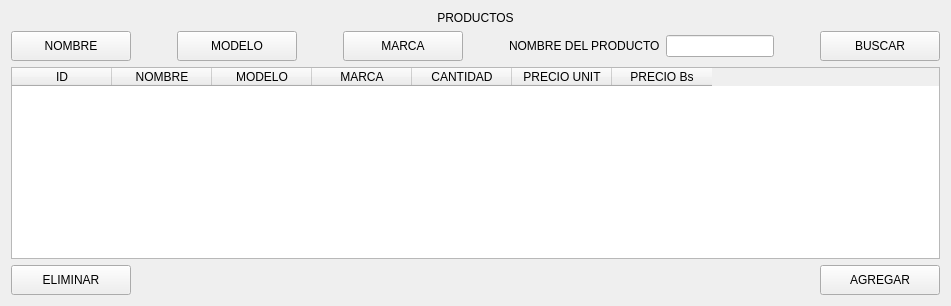
               <widget class="QWidget" name="page_productos">
                <layout class="QVBoxLayout" name="verticalLayout">
                 <item>
                  <widget class="QLabel" name="label">
                   <property name="text">
                    <string>PRODUCTOS</string>
                   </property>
                   <property name="alignment">
                    <set>Qt::AlignCenter</set>
                   </property>
                  </widget>
                 </item>
                 <item>
                  <layout class="QHBoxLayout" name="horizontalLayout_13">
                   <item>
                    <widget class="QPushButton" name="act_name">
                     <property name="minimumSize">
                      <size>
                       <width>120</width>
                       <height>30</height>
                      </size>
                     </property>
                     <property name="text">
                      <string>NOMBRE</string>
                     </property>
                    </widget>
                   </item>
                   <item>
                    <spacer name="horizontalSpacer_4">
                     <property name="orientation">
                      <enum>Qt::Horizontal</enum>
                     </property>
                     <property name="sizeHint" stdset="0">
                      <size>
                       <width>40</width>
                       <height>20</height>
                      </size>
                     </property>
                    </spacer>
                   </item>
                   <item>
                    <widget class="QPushButton" name="act_modelo">
                     <property name="minimumSize">
                      <size>
                       <width>120</width>
                       <height>30</height>
                      </size>
                     </property>
                     <property name="text">
                      <string>MODELO</string>
                     </property>
                    </widget>
                   </item>
                   <item>
                    <spacer name="horizontalSpacer_24">
                     <property name="orientation">
                      <enum>Qt::Horizontal</enum>
                     </property>
                     <property name="sizeHint" stdset="0">
                      <size>
                       <width>40</width>
                       <height>20</height>
                      </size>
                     </property>
                    </spacer>
                   </item>
                   <item>
                    <widget class="QPushButton" name="act_marca">
                     <property name="minimumSize">
                      <size>
                       <width>120</width>
                       <height>30</height>
                      </size>
                     </property>
                     <property name="text">
                      <string>MARCA</string>
                     </property>
                    </widget>
                   </item>
                   <item>
                    <spacer name="horizontalSpacer_31">
                     <property name="orientation">
                      <enum>Qt::Horizontal</enum>
                     </property>
                     <property name="sizeHint" stdset="0">
                      <size>
                       <width>40</width>
                       <height>20</height>
                      </size>
                     </property>
                    </spacer>
                   </item>
                   <item>
                    <widget class="QLabel" name="label_19">
                     <property name="text">
                      <string>NOMBRE DEL PRODUCTO</string>
                     </property>
                    </widget>
                   </item>
                   <item>
                    <widget class="QLineEdit" name="buscar_prod_line">
                     <property name="minimumSize">
                      <size>
                       <width>100</width>
                       <height>0</height>
                      </size>
                     </property>
                     <property name="maximumSize">
                      <size>
                       <width>200</width>
                       <height>16777215</height>
                      </size>
                     </property>
                    </widget>
                   </item>
                   <item>
                    <spacer name="horizontalSpacer_3">
                     <property name="orientation">
                      <enum>Qt::Horizontal</enum>
                     </property>
                     <property name="sizeHint" stdset="0">
                      <size>
                       <width>40</width>
                       <height>20</height>
                      </size>
                     </property>
                    </spacer>
                   </item>
                   <item>
                    <widget class="QPushButton" name="buscar_btn">
                     <property name="minimumSize">
                      <size>
                       <width>120</width>
                       <height>30</height>
                      </size>
                     </property>
                     <property name="styleSheet">
                      <string notr="true">QPushButton:hover{
	background-color: rgb(85, 255, 255);
color: rgb(0, 0, 0);
font: 77 10pt &quot;Arial Black&quot;;
}
</string>
                     </property>
                     <property name="text">
                      <string>BUSCAR</string>
                     </property>
                    </widget>
                   </item>
                  </layout>
                 </item>
                 <item>
                  <widget class="QTableWidget" name="table_prod">
                   <column>
                    <property name="text">
                     <string>ID</string>
                    </property>
                   </column>
                   <column>
                    <property name="text">
                     <string>NOMBRE</string>
                    </property>
                   </column>
                   <column>
                    <property name="text">
                     <string>MODELO</string>
                    </property>
                   </column>
                   <column>
                    <property name="text">
                     <string>MARCA</string>
                    </property>
                   </column>
                   <column>
                    <property name="text">
                     <string>CANTIDAD</string>
                    </property>
                   </column>
                   <column>
                    <property name="text">
                     <string>PRECIO UNIT</string>
                    </property>
                   </column>
                   <column>
                    <property name="text">
                     <string>PRECIO Bs</string>
                    </property>
                   </column>
                  </widget>
                 </item>
                 <item>
                  <layout class="QHBoxLayout" name="horizontalLayout_3">
                   <item>
                    <widget class="QPushButton" name="clear_btn">
                     <property name="minimumSize">
                      <size>
                       <width>120</width>
                       <height>30</height>
                      </size>
                     </property>
                     <property name="styleSheet">
                      <string notr="true">QPushButton:hover{
background-color: rgb(255, 27, 6);
color: rgb(0, 0, 0);
font: 77 10pt &quot;Arial Black&quot;;
}
</string>
                     </property>
                     <property name="text">
                      <string>ELIMINAR</string>
                     </property>
                    </widget>
                   </item>
                   <item>
                    <spacer name="horizontalSpacer_9">
                     <property name="orientation">
                      <enum>Qt::Horizontal</enum>
                     </property>
                     <property name="sizeHint" stdset="0">
                      <size>
                       <width>40</width>
                       <height>20</height>
                      </size>
                     </property>
                    </spacer>
                   </item>
                   <item>
                    <widget class="QPushButton" name="add_btn">
                     <property name="minimumSize">
                      <size>
                       <width>120</width>
                       <height>30</height>
                      </size>
                     </property>
                     <property name="styleSheet">
                      <string notr="true">
QPushButton:hover{
	background-color: rgb(1, 255, 43);
color: rgb(0, 0, 0);
font: 77 10pt &quot;Arial Black&quot;;
}
</string>
                     </property>
                     <property name="text">
                      <string>AGREGAR</string>
                     </property>
                    </widget>
                   </item>
                  </layout>
                 </item>
                </layout>
               </widget>
